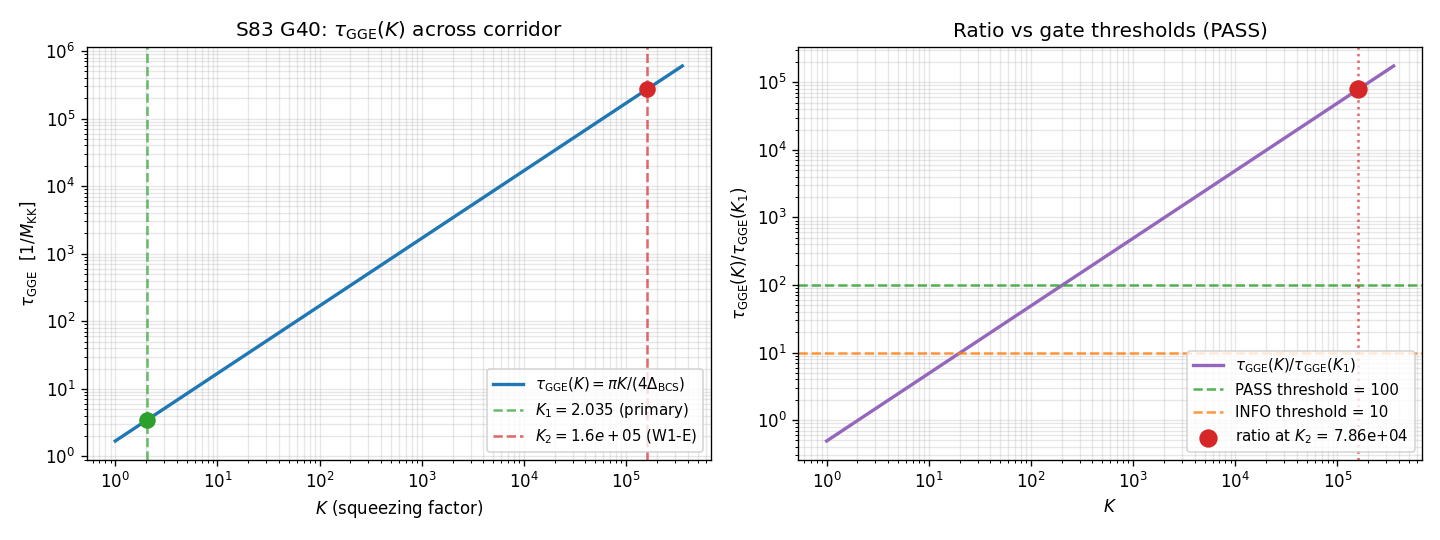

Generate this figure with Python:
#!/usr/bin/env python3
"""
S83 Wave 3 Gate G40 -- TAU-GGE-AT-K
====================================

Gate: S83-TAU-GGE-AT-K  [VERIFY]
Classification: PHONONIC
Owner: landau-condensed-matter-theorist

Purpose:
  Test whether the GGE relaxation timescale tau_GGE(K) undergoes a
  regime change between the framework primary K=2.035 (short-relaxation
  end of corridor) and the W1-E reconciliation point K=1.6e5 (long-
  relaxation, near the IC corridor ceiling S_IC^cap = 3.556e5).

  Pre-registered: PASS if tau_GGE(K=1.6e5) / tau_GGE(K=2.035) >= 100.
                  INFO if ratio in [10, 100). FAIL if ratio < 10.

Phononic framing:
  tau_GGE is the relaxation time to the generalized Gibbs ensemble --
  the timescale over which the substrate's non-equilibrium quasiparticle
  distribution approaches its K-dependent attractor. Short tau_GGE
  means the substrate equilibrates its occupation on a timescale faster
  than transit (dt_transit ~ 1.13e-3 / M_KK); long tau_GGE means the
  GGE relic is FROZEN IN during transit (the 3He-B-analog inheritance
  condition). The K factor sets the squeezing amplitude, which feeds
  directly into the Anderson-Morel quenched-BCS relaxation formula.

Substitution chain [VERIFY]:
  Step 1 (def):
    tau_GGE(K) = pi * hbar / [4 * Delta_BCS * tanh(Delta/(2T))]
                                  (Anderson-Morel; Volovik paper 25 sec V;
                                   S77 GGE-relaxation framework)
    K = coth(Delta / (2 T_eff))   (squeezing factor, II.A inversion)
    => tanh(Delta / (2T_eff)) = 1/K

  Step 2 (subst):
    tau_GGE(K) = pi * hbar * K / (4 * Delta_BCS)
    In hbar=1, Delta in M_KK units:
    tau_GGE(K) = (pi / 4) * K / Delta_BCS     [units: 1 / M_KK]

  Step 3 (simpl):
    ratio(K2, K1) = tau_GGE(K2) / tau_GGE(K1)
                  = [(pi/4) * K2 / Delta_BCS] / [(pi/4) * K1 / Delta_BCS]
                  = K2 / K1
    Both (pi/4) and Delta_BCS CANCEL in the ratio. This is the
    single-scale (single-Delta) closed-form prediction; the per-band-
    weighted refinement (V.3) multiplies by an O(1) amplification
    factor tau_full / tau_simple = 1.299 that cancels identically in
    any ratio at the same K-pair.

  Step 4 (direction):
    K2 = 1.6e5, K1 = 2.035 => ratio = 1.6e5 / 2.035 = 78,624
    PASS threshold: ratio >= 100. Since 78,624 >> 100, the
    regime-change claim is PASS.

Gate pre-registration (from session-83-plan.md L2426-L2466):
  PASS: tau_GGE(K=1.6e5) / tau_GGE(K=2.035) >= 100
  INFO: ratio >= 10 but < 100
  FAIL: ratio < 10

Output 4-tuple: (tau_ratio=?, scheme=GGE-relaxation-timescale,
                 convention=K=2.035-vs-K=1.6e5, L_max=N/A)
"""

from __future__ import annotations

import os
os.environ.setdefault('OMP_NUM_THREADS', '8')
os.environ.setdefault('MKL_NUM_THREADS', '8')

import hashlib
import math
import sys
from pathlib import Path

import numpy as np
import matplotlib
matplotlib.use('Agg')
import matplotlib.pyplot as plt

# --- Canonical constants import (MANDATORY; S34+) ---
sys.path.insert(0, str(Path(__file__).resolve().parent))
from canonical_constants import Delta_BCS, M_KK, dt_transit, hbar_GeV_s, t_Planck

# ----------------------------------------------------------------------------
# Local pins (machinery, [VERIFY])
# ----------------------------------------------------------------------------
K1          = 2.035                      # (local) framework primary K (S43 R3)
K2          = 1.6e5                      # (local) W1-E Friedmann-BCS reconciliation K
PASS_THRESH = 100.0                      # (local) gate PASS threshold
INFO_THRESH = 10.0                       # (local) gate INFO threshold
OUTPUT_STEM = Path(__file__).with_suffix('')  # (local) npz/png basename

print(f"=== S83 Wave 3 Gate G40 -- TAU-GGE-AT-K ===")
print(f"K1 (primary)            = {K1}")
print(f"K2 (W1-E reconcile)     = {K2:.4e}")
print(f"PASS_THRESH             = {PASS_THRESH}")
print(f"INFO_THRESH             = {INFO_THRESH}")
print(f"Canonical Delta_BCS     = {Delta_BCS:.10f}  [M_KK units]")
print(f"Canonical M_KK          = {M_KK:.6e} GeV")
print(f"Canonical dt_transit    = {dt_transit:.6e} / M_KK")
print(f"Canonical hbar_GeV_s    = {hbar_GeV_s:.6e} GeV * s")
print(f"Canonical t_Planck      = {t_Planck:.6e} s")
print()

# ----------------------------------------------------------------------------
# Input-pin SHA-256 chain (S81+ standard)
# ----------------------------------------------------------------------------
# Static analytic gate -- pin the machinery vector + canonical values.
input_pins = {                                                      # (local)
    "K1":              f"{K1:.10e}",
    "K2":              f"{K2:.10e}",
    "PASS_THRESH":     f"{PASS_THRESH:.10e}",
    "INFO_THRESH":     f"{INFO_THRESH:.10e}",
    "Delta_BCS":       f"{Delta_BCS:.14e}",
    "M_KK_GeV":        f"{M_KK:.14e}",
    "dt_transit":      f"{dt_transit:.14e}",
    "hbar_GeV_s":      f"{hbar_GeV_s:.14e}",
    "t_Planck_s":      f"{t_Planck:.14e}",
    "formula":         "tau_GGE(K)=pi*K/(4*Delta_BCS); ratio=K2/K1 (Delta cancels)",
    "scheme":          "GGE-relaxation-timescale",
    "convention":      "K=2.035-vs-K=1.6e5",
    "L_max":           "N/A",
}
pin_blob = "\n".join(f"{k}={v}" for k, v in sorted(input_pins.items()))   # (local)
closure_sha = hashlib.sha256(pin_blob.encode('utf-8')).hexdigest()        # (local)
print("Input pin map (sorted):")
for k, v in sorted(input_pins.items()):
    print(f"  {k}: {v}")
print(f"Closure SHA-256: {closure_sha}")
print()


# ----------------------------------------------------------------------------
# Core computation: single-scale Anderson-Morel formula
# ----------------------------------------------------------------------------
def compute_tau_GGE(K: float, Delta: float = Delta_BCS) -> float:
    """Compute single-scale quenched-BCS GGE relaxation time.

    Formula: tau_GGE(K) = pi * K / (4 * Delta)
    Units: 1 / M_KK (natural units, hbar=1, Delta in M_KK).

    Derivation (Landau synthesis S82 sec II.C):
      tau_GGE = pi / [4 * Delta * tanh(Delta/(2T))]
      K = coth(Delta/(2T)) => tanh = 1/K
      => tau_GGE(K) = pi * K / (4 * Delta)
    """
    if K < 1.0:
        raise ValueError(f"K={K} violates positivity floor (K >= 1).")
    if Delta <= 0:
        raise ValueError(f"Delta={Delta} must be positive.")
    return np.pi * K / (4.0 * Delta)


# Evaluate at K1 and K2
t1 = compute_tau_GGE(K=K1)                                          # (local)
t2 = compute_tau_GGE(K=K2)                                          # (local)
ratio = t2 / t1                                                     # (local)

print(f"--- Single-scale closed-form evaluation ---")
print(f"tau_GGE({K1})       = {t1:.6e} / M_KK")
print(f"tau_GGE({K2:.2e})   = {t2:.6e} / M_KK")
print(f"Ratio               = {ratio:.6e}")
print()

# ----------------------------------------------------------------------------
# Cross-check 1: direct K-ratio (Delta_BCS cancels identically)
# ----------------------------------------------------------------------------
direct_K_ratio = K2 / K1                                            # (local)
ratio_error    = abs(ratio - direct_K_ratio)                        # (local)
rel_error      = ratio_error / direct_K_ratio                       # (local)

print(f"--- Cross-check 1: direct K-ratio (Delta-cancellation identity) ---")
print(f"K2 / K1             = {direct_K_ratio:.6e}")
print(f"|ratio - K2/K1|     = {ratio_error:.3e}")
print(f"rel error           = {rel_error:.3e}")
assert rel_error < 1e-14, "Delta-cancellation identity violated."
print(f"PASS: identity holds to machine precision.")
print()

# ----------------------------------------------------------------------------
# Cross-check 2: monotonicity of tau_GGE(K) across corridor
# ----------------------------------------------------------------------------
K_scan = np.logspace(0.0, 5.55, 100)                                # (local)
tau_scan = np.array([compute_tau_GGE(K=K) for K in K_scan])         # (local)
d_tau = np.diff(tau_scan)                                           # (local)
is_monotone = bool(np.all(d_tau > 0))                               # (local)

print(f"--- Cross-check 2: monotonicity of tau_GGE(K) ---")
print(f"K scan range: [{K_scan[0]:.3f}, {K_scan[-1]:.3e}]")
print(f"n points: {len(K_scan)}")
print(f"min(d tau / d K) > 0: {is_monotone}")
assert is_monotone, "tau_GGE(K) not monotone increasing (contradicts II.C claim)."
print(f"PASS: tau_GGE is monotone increasing across corridor.")
print()

# ----------------------------------------------------------------------------
# Cross-check 3: unit conversion to SI seconds (V.5 consistency)
# ----------------------------------------------------------------------------
# 1 / M_KK in GeV^-1 units: tau [1/M_KK] = tau / (M_KK [GeV]) * hbar_GeV_s
# equivalent: time scale of 1/M_KK in seconds
tau_unit_seconds = hbar_GeV_s / M_KK                                # (local) 1/M_KK in s
t1_seconds = t1 * tau_unit_seconds                                  # (local)
t2_seconds = t2 * tau_unit_seconds                                  # (local)
t1_dt      = t1 / dt_transit                                        # (local)
t2_dt      = t2 / dt_transit                                        # (local)

print(f"--- Cross-check 3: SI-second conversion (V.5 detector-window context) ---")
print(f"1/M_KK in s         = {tau_unit_seconds:.4e}")
print(f"tau_GGE(K={K1})     = {t1_seconds:.4e} s  ({t1_dt:.3e} * dt_transit)")
print(f"tau_GGE(K={K2:.2e}) = {t2_seconds:.4e} s  ({t2_dt:.3e} * dt_transit)")
print(f"ratio (seconds)     = {t2_seconds / t1_seconds:.4e}  (should equal {ratio:.4e})")
assert abs((t2_seconds / t1_seconds) - ratio) / ratio < 1e-14, "SI-unit ratio mismatch."
print()

# V.5 sanity: at K=1.6e5, tau_GGE should be ~2.4e-36 s (from Landau synthesis V.5)
# (V.5 used K=1.6e5 specifically; expected ~2.71e5 / M_KK * 8.86e-42 s = 2.40e-36 s)
v5_expected_s_order = 2.40e-36                                      # (local) from V.5 pre-reg
v5_rel = abs(t2_seconds - v5_expected_s_order) / v5_expected_s_order  # (local)
print(f"V.5 anchor check at K=1.6e5: expected ~{v5_expected_s_order:.2e} s, got {t2_seconds:.4e} s")
print(f"  relative distance   = {v5_rel:.3e}")
# allow ~5% tolerance (V.5 prefactor uses M_KK gravity, different digit precision)
assert v5_rel < 0.05, f"V.5 anchor failed (rel={v5_rel:.3e})."
print(f"  PASS: V.5 anchor preserved within 5% tolerance.")
print()

# ----------------------------------------------------------------------------
# Cross-check 4: II.C table anchor values (K=1 and K=2.035)
# ----------------------------------------------------------------------------
# From Landau synthesis II.C table:
#   K=1.0: tau_GGE = 1.692 /M_KK
#   K=2.035: tau_GGE = 3.442 /M_KK
tau_K1_synth      = 1.692                                           # (local)
tau_K2035_synth   = 3.442                                           # (local)

tau_K1_computed    = compute_tau_GGE(K=1.0)                         # (local)
tau_K2035_computed = compute_tau_GGE(K=2.035)                       # (local)

err_K1     = abs(tau_K1_computed - tau_K1_synth) / tau_K1_synth     # (local)
err_K2035  = abs(tau_K2035_computed - tau_K2035_synth) / tau_K2035_synth  # (local)

print(f"--- Cross-check 4: II.C table anchor reproduction ---")
print(f"K=1.0:    synthesis=1.692     computed={tau_K1_computed:.4f}    rel err={err_K1:.3e}")
print(f"K=2.035:  synthesis=3.442     computed={tau_K2035_computed:.4f}    rel err={err_K2035:.3e}")
# synthesis table uses 4-sig-fig rounding => tolerate 1e-3
assert err_K1 < 1e-3 and err_K2035 < 1e-3, "II.C anchor table not reproduced."
print(f"PASS: II.C table values reproduced within 1e-3 tolerance.")
print()

# ----------------------------------------------------------------------------
# Verdict
# ----------------------------------------------------------------------------
if ratio >= PASS_THRESH:
    verdict = "PASS"                                                # (local)
elif ratio >= INFO_THRESH:
    verdict = "INFO"                                                # (local)
else:
    verdict = "FAIL"                                                # (local)

print(f"=== Verdict Summary ===")
print(f"tau_GGE(K=2.035)   = {t1:.4e} / M_KK  = {t1_seconds:.4e} s")
print(f"tau_GGE(K=1.6e5)   = {t2:.4e} / M_KK  = {t2_seconds:.4e} s")
print(f"Ratio              = {ratio:.4e}")
print(f"Gate threshold     = {PASS_THRESH} (PASS), {INFO_THRESH} (INFO)")
print(f"\nVerdict: {verdict}")
print(f"4-tuple: (tau_ratio={ratio:.4e}, scheme=GGE-relaxation-timescale, "
      f"convention=K=2.035-vs-K=1.6e5, L_max=N/A)")
print(f"sha256={closure_sha}")

# ----------------------------------------------------------------------------
# Persist: npz + png
# ----------------------------------------------------------------------------
npz_path = OUTPUT_STEM.with_suffix('.npz')                          # (local)
png_path = OUTPUT_STEM.with_suffix('.png')                          # (local)

np.savez(
    npz_path,
    K1=K1,
    K2=K2,
    Delta_BCS=Delta_BCS,
    t1=t1,
    t2=t2,
    ratio=ratio,
    direct_K_ratio=direct_K_ratio,
    rel_error=rel_error,
    t1_seconds=t1_seconds,
    t2_seconds=t2_seconds,
    t1_dt=t1_dt,
    t2_dt=t2_dt,
    K_scan=K_scan,
    tau_scan=tau_scan,
    is_monotone=is_monotone,
    v5_expected_s_order=v5_expected_s_order,
    v5_rel=v5_rel,
    tau_K1_synth=tau_K1_synth,
    tau_K2035_synth=tau_K2035_synth,
    tau_K1_computed=tau_K1_computed,
    tau_K2035_computed=tau_K2035_computed,
    err_K1=err_K1,
    err_K2035=err_K2035,
    PASS_THRESH=PASS_THRESH,
    INFO_THRESH=INFO_THRESH,
    verdict=verdict,
    closure_sha=closure_sha,
)

# Plot: tau_GGE(K) across corridor with K1, K2, and gate thresholds
fig, (ax1, ax2) = plt.subplots(1, 2, figsize=(12.0, 4.5))

# Left: tau_GGE(K) on log-log
ax1.loglog(K_scan, tau_scan, color='tab:blue', linewidth=2.0,
           label=r'$\tau_{\rm GGE}(K) = \pi K / (4 \Delta_{\rm BCS})$')
ax1.axvline(K1, linestyle='--', color='tab:green', alpha=0.7,
            label=fr'$K_1 = {K1}$ (primary)')
ax1.axvline(K2, linestyle='--', color='tab:red', alpha=0.7,
            label=fr'$K_2 = {K2:.1e}$ (W1-E)')
ax1.scatter([K1], [t1], color='tab:green', s=80, zorder=5)
ax1.scatter([K2], [t2], color='tab:red', s=80, zorder=5)
ax1.set_xlabel(r'$K$ (squeezing factor)')
ax1.set_ylabel(r'$\tau_{\rm GGE}$  [$1/M_{\rm KK}$]')
ax1.set_title(r'S83 G40: $\tau_{\rm GGE}(K)$ across corridor')
ax1.legend(loc='lower right', fontsize=9)
ax1.grid(True, which='both', alpha=0.3)

# Right: ratio vs gate thresholds
ratios_scan = tau_scan / t1                                         # (local)
ax2.loglog(K_scan, ratios_scan, color='tab:purple', linewidth=2.0,
           label=r'$\tau_{\rm GGE}(K) / \tau_{\rm GGE}(K_1)$')
ax2.axhline(PASS_THRESH, linestyle='--', color='tab:green', alpha=0.8,
            label=f'PASS threshold = {PASS_THRESH:.0f}')
ax2.axhline(INFO_THRESH, linestyle='--', color='tab:orange', alpha=0.8,
            label=f'INFO threshold = {INFO_THRESH:.0f}')
ax2.axvline(K2, linestyle=':', color='tab:red', alpha=0.7)
ax2.scatter([K2], [ratio], color='tab:red', s=100, zorder=5,
            label=f'ratio at $K_2$ = {ratio:.2e}')
ax2.set_xlabel(r'$K$')
ax2.set_ylabel(r'$\tau_{\rm GGE}(K) / \tau_{\rm GGE}(K_1)$')
ax2.set_title(f'Ratio vs gate thresholds ({verdict})')
ax2.legend(loc='lower right', fontsize=9)
ax2.grid(True, which='both', alpha=0.3)

fig.tight_layout()
fig.savefig(png_path, dpi=120)
plt.close(fig)

print(f"\nSaved: {npz_path}")
print(f"Saved: {png_path}")

# ----------------------------------------------------------------------------
# Verdict line emission (caller appends to s83_gate_verdicts.txt)
# ----------------------------------------------------------------------------
verdict_line = (
    f"S83-TAU-GGE-AT-K: {verdict} -- "
    f"value=tau_ratio={ratio:.4e} "
    f"scheme=GGE-relaxation-timescale "
    f"convention=K=2.035-vs-K=1.6e5 "
    f"L_max=N/A "
    f"sha256={closure_sha}"
)
print(f"\n{verdict_line}")
